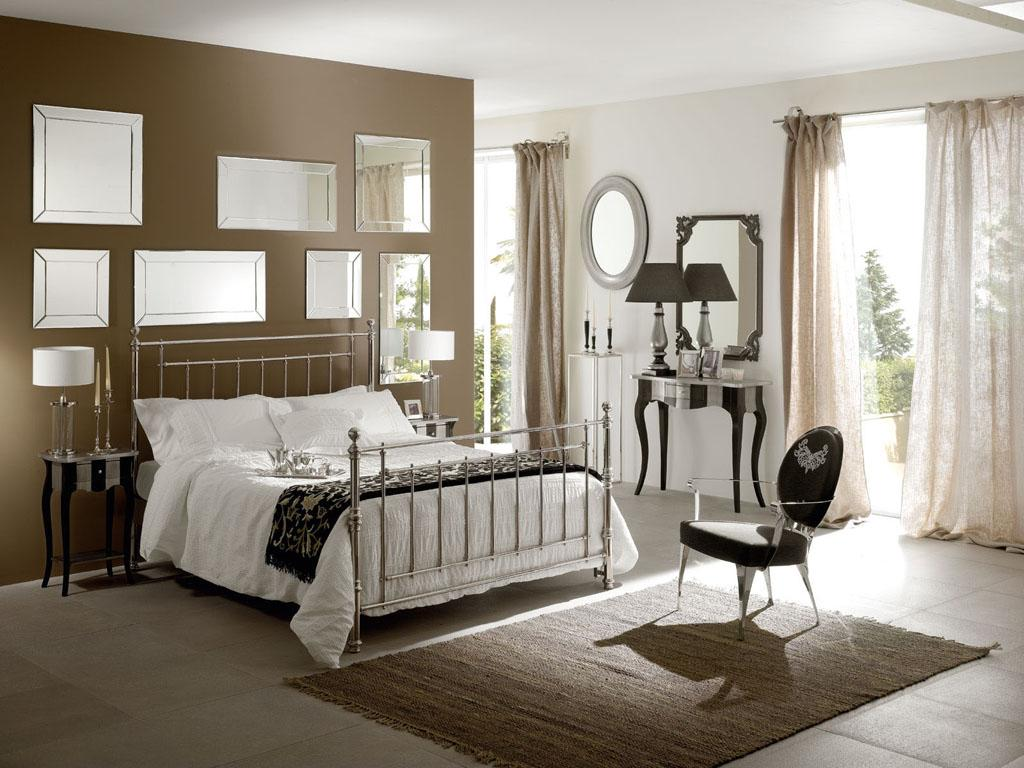
#> input picture fig_8/Simulations/SC/image_1.jpg, 1024 x 768 px
$ python logpolar.py image_1.jpg
#> lines starting #> are read from the running program, lines starting #| are printed output that depends on the picture
#!/usr/bin/env python

'''
plots image as logPolar and linearPolar

Usage:
    logpolar.py

Keys:
    ESC    - exit
'''

# Python 2/3 compatibility
from __future__ import print_function
from skimage import io
import cv2
import matplotlib.pyplot as plt
if __name__ == '__main__':
    print(__doc__)

    import sys
    try:
        fn = sys.argv[1]
    except IndexError:
        fn = '../data/fruits.jpg'

    img = cv2.imread(fn)
#> img is the input picture: shape (768, 1024, 3); mean B, G, R 132.8, 144.8, 153
    b,g,r = cv2.split(img)       # get b,g,r
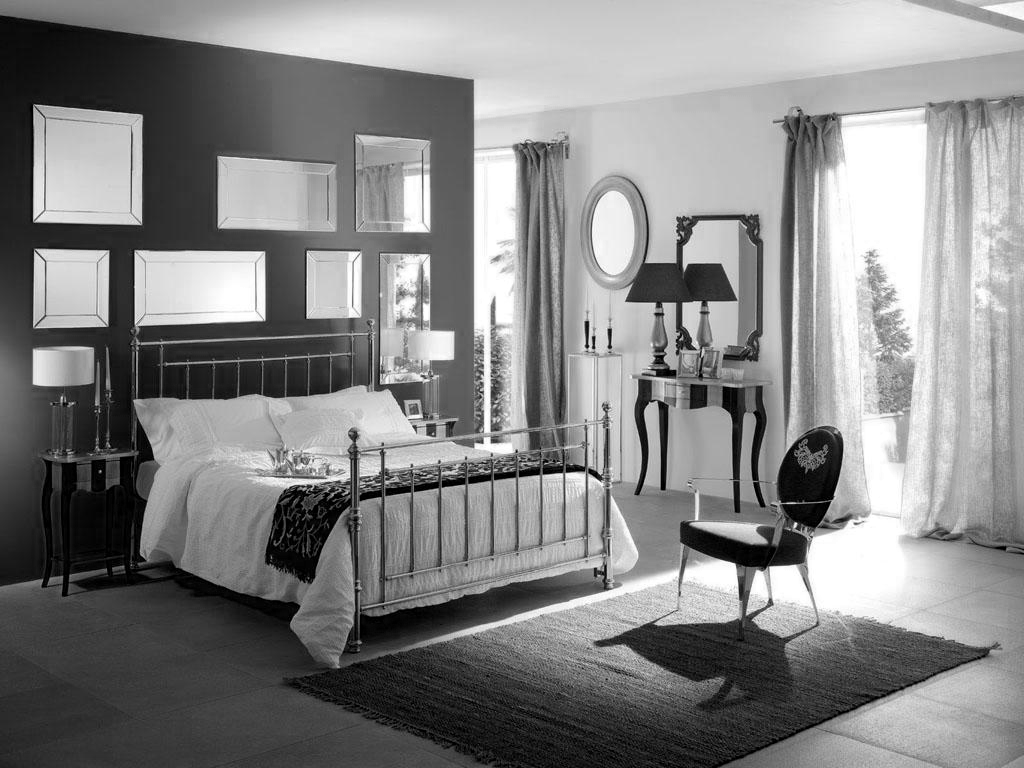
#> b: shape (768, 1024); min 0, max 255, mean 132.8
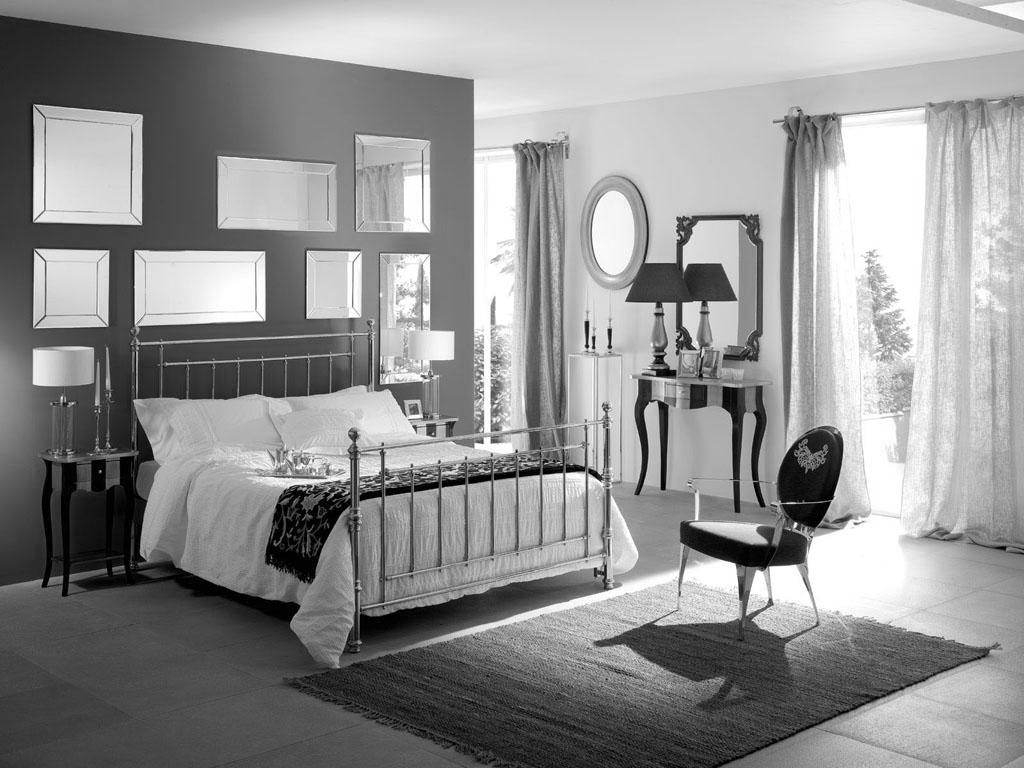
#> g: shape (768, 1024); min 0, max 255, mean 144.8
    img = cv2.merge([r,g,b])     # switch it to rgb


    if img is None:
        print('Failed to load image file:', fn)
        sys.exit(1)

    img2 = cv2.logPolar(img, (img.shape[0]/2, img.shape[1]/2), 40, cv2.WARP_FILL_OUTLIERS)
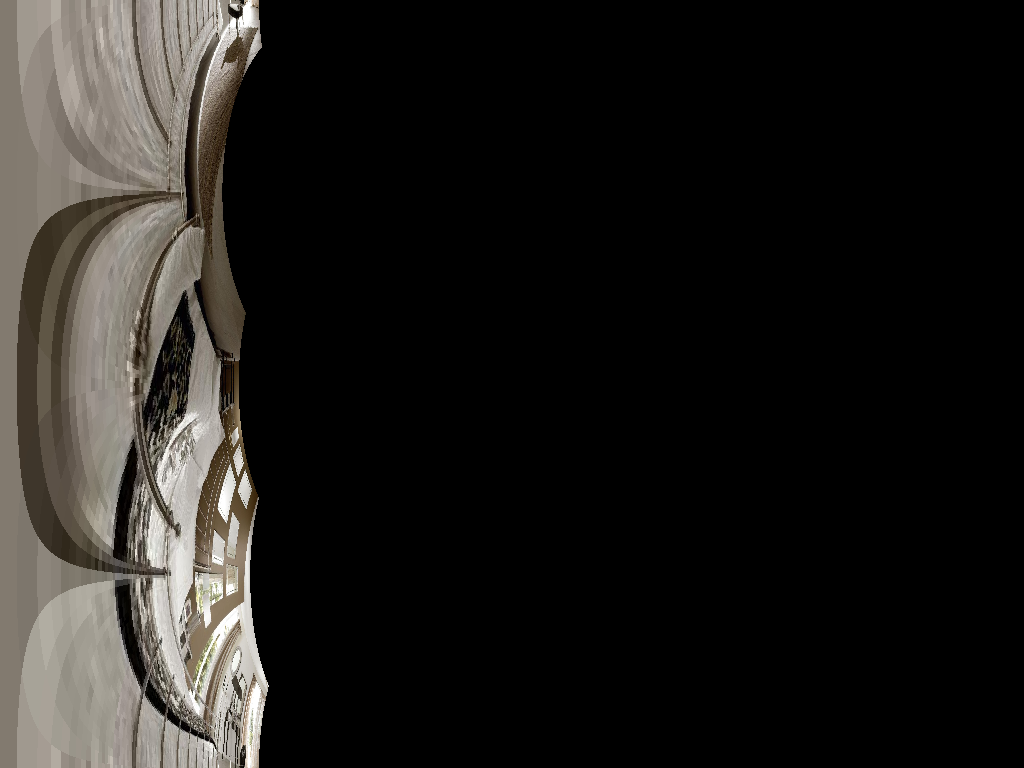
#> img2: shape (768, 1024, 3); mean R, G, B 31.4, 29.6, 27.1
    img3 = cv2.linearPolar(img, (img.shape[0]/2, img.shape[1]/2), 40, cv2.WARP_FILL_OUTLIERS)
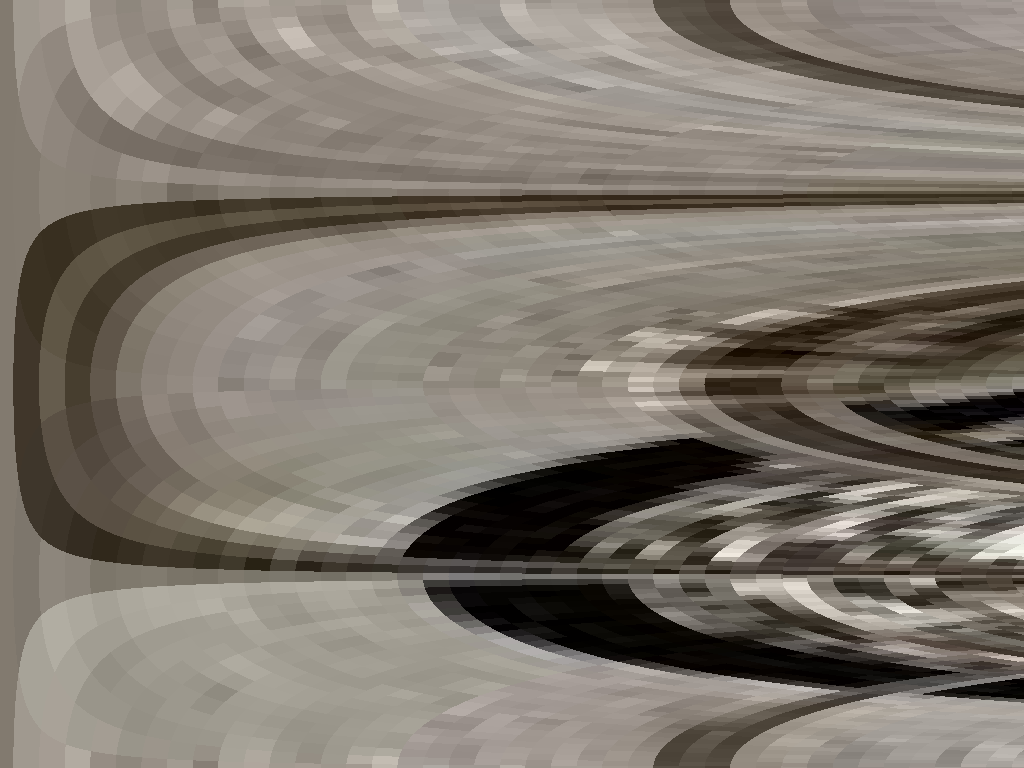
#> img3: shape (768, 1024, 3); mean R, G, B 126.6, 119.5, 110.1

    plt.imshow(img)
    plt.show()
    plt.imshow(img2)
    plt.show()
    plt.imshow(img3)
    plt.show()
